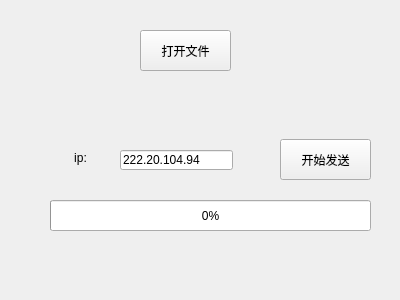
<?xml version="1.0" encoding="UTF-8"?>
<ui version="4.0">
 <class>Window</class>
 <widget class="QWidget" name="Window">
  <property name="geometry">
   <rect>
    <x>0</x>
    <y>0</y>
    <width>400</width>
    <height>300</height>
   </rect>
  </property>
  <property name="windowTitle">
   <string>Window</string>
  </property>
  <widget class="QPushButton" name="openButton">
   <property name="geometry">
    <rect>
     <x>140</x>
     <y>30</y>
     <width>91</width>
     <height>41</height>
    </rect>
   </property>
   <property name="text">
    <string>打开文件</string>
   </property>
  </widget>
  <widget class="QLabel" name="openStatus">
   <property name="geometry">
    <rect>
     <x>10</x>
     <y>80</y>
     <width>361</width>
     <height>41</height>
    </rect>
   </property>
   <property name="text">
    <string/>
   </property>
   <property name="alignment">
    <set>Qt::AlignCenter</set>
   </property>
  </widget>
  <widget class="QProgressBar" name="sendProgressBar">
   <property name="geometry">
    <rect>
     <x>50</x>
     <y>200</y>
     <width>321</width>
     <height>31</height>
    </rect>
   </property>
   <property name="value">
    <number>0</number>
   </property>
  </widget>
  <widget class="QPushButton" name="sendButton">
   <property name="geometry">
    <rect>
     <x>280</x>
     <y>139</y>
     <width>91</width>
     <height>41</height>
    </rect>
   </property>
   <property name="text">
    <string>开始发送</string>
   </property>
  </widget>
  <widget class="QLabel" name="sendStatus">
   <property name="geometry">
    <rect>
     <x>50</x>
     <y>230</y>
     <width>321</width>
     <height>41</height>
    </rect>
   </property>
   <property name="text">
    <string/>
   </property>
   <property name="alignment">
    <set>Qt::AlignCenter</set>
   </property>
  </widget>
  <widget class="QLineEdit" name="ipLine">
   <property name="geometry">
    <rect>
     <x>120</x>
     <y>150</y>
     <width>113</width>
     <height>20</height>
    </rect>
   </property>
   <property name="text">
    <string>222.20.104.94</string>
   </property>
  </widget>
  <widget class="QLabel" name="label">
   <property name="geometry">
    <rect>
     <x>40</x>
     <y>150</y>
     <width>81</width>
     <height>16</height>
    </rect>
   </property>
   <property name="text">
    <string>ip:</string>
   </property>
   <property name="alignment">
    <set>Qt::AlignCenter</set>
   </property>
  </widget>
 </widget>
 <layoutdefault spacing="6" margin="11"/>
 <resources/>
 <connections/>
</ui>
